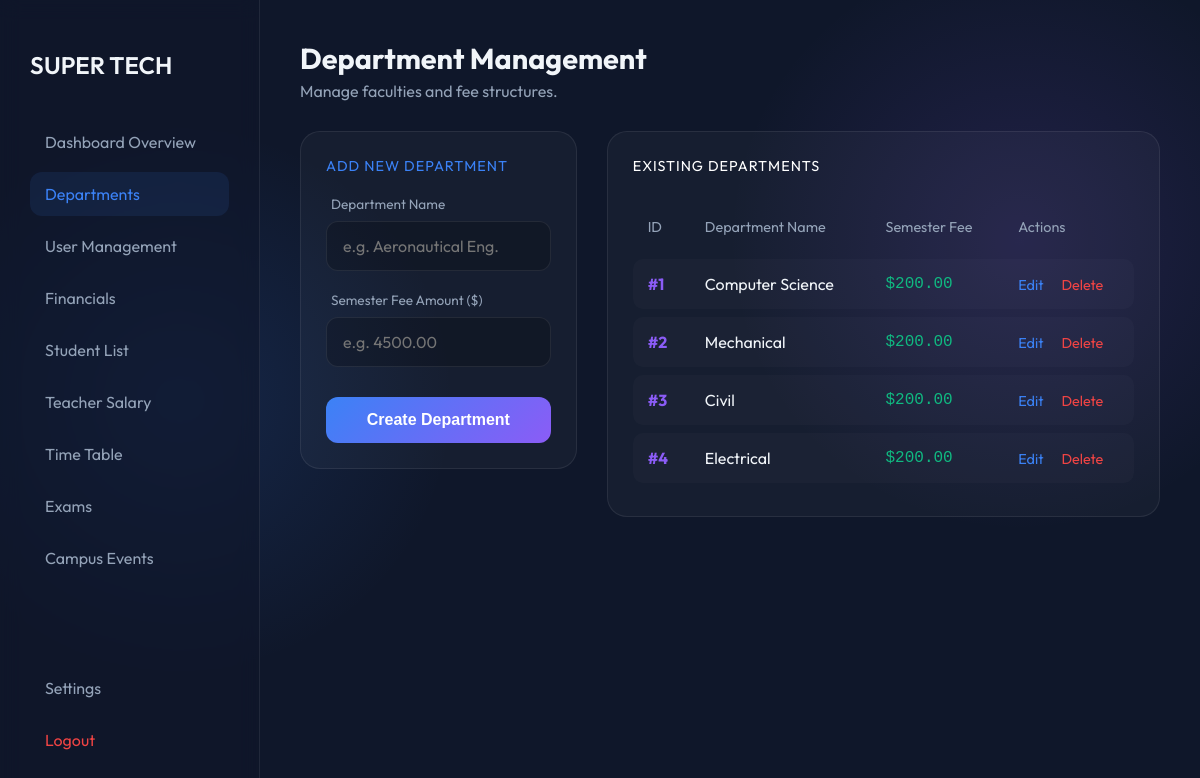
Screenshot of /departments.php (signed in) with the database file from the repository.
### tables this page shows
CREATE TABLE `departments` (
  `id` int(11) NOT NULL,
  `name` varchar(100) NOT NULL,
  `fees` decimal(10,2) DEFAULT 0.00
);

### departments.php (the view, shortened to what this page needs)
<?php
include 'db.php';
?>
<!DOCTYPE html>
<html>
<head>
    <link rel="stylesheet" href="style.css">
</head>
<body>
    <div class="dashboard-container">
        <div class="sidebar">
            <h2 style="margin-bottom: 40px; font-weight: 600;">SUPER TECH</h2>
            <nav>
                <a href="admin_dashboard.php" class="nav-item">Dashboard Overview</a>
                <a href="departments.php" class="nav-item active">Departments</a>
                <a href="user_management.php" class="nav-item">User Management</a>
                <a href="financials.php" class="nav-item">Financials</a>
                <a href="student_list.php" class="nav-item">Student List</a>
                <a href="teacher_salary.php" class="nav-item">Teacher Salary</a>
                <a href="timetable.php" class="nav-item">Time Table</a>
                <a href="exams.php" class="nav-item">Exams</a>
                <a href="admin_events.php" class="nav-item">Campus Events</a>
            </nav>
            <div style="margin-top: auto;">
            	<a href="settings.php" class="nav-item">Settings</a>
                <a href="logout.php" class="nav-item" style="color: #ef4444;">Logout</a>
            </div>
        </div>
        <div class="main-area">
            <div style="margin-bottom: 30px;">
                <h1 style="margin: 0; font-size: 1.8rem;">Department Management</h1>
                <p style="color: var(--text-muted); margin-top: 5px;">Manage faculties and fee structures.</p>
            </div>
            <div style="display: grid; grid-template-columns: 1fr 2fr; gap: 30px;">
                <div class="tech-card" style="height: fit-content;">
                    <h3 style="color: var(--accent-glow); margin-bottom: 20px;">Add New Department</h3>
                    <form method="POST">
                        <div class="input-group">
                            <label>Department Name</label>
                            <input type="text" name="dept_name" placeholder="e.g. Aeronautical Eng." required>
                        </div>
                        <div class="input-group">
                            <label>Semester Fee Amount ($)</label>
                            <input type="number" name="dept_fees" placeholder="e.g. 4500.00" step="0.01" required>
                        </div>
                        <button type="submit" name="add_dept" class="btn-tech">Create Department</button>
                    </form>
                </div>
                <div class="tech-card">
                    <h3 style="color: white; margin-bottom: 20px;">Existing Departments</h3>
                    <table>
                        <thead>
                            <tr>
                                <th>ID</th>
                                <th>Department Name</th>
                                <th>Semester Fee</th>
                                <th>Actions</th>
                            </tr>
                        </thead>
                        <tbody>
                            <?php
                            $sql = "SELECT * FROM departments";
                            $result = $conn->query($sql);
                            if ($result->num_rows > 0) {
                                while($row = $result->fetch_assoc()) {
                                    echo "<tr>
                                            <td style='color: var(--accent-secondary); font-weight:bold;'>#{$row['id']}</td>
                                            <td>{$row['name']}</td>
                                            <td style='color: #10b981; font-family: monospace; font-size: 1rem;'>
                                                $" . number_format($row['fees'], 2) . "
                                            </td>
                                            <td>
                                                <a href='edit_department.php?id={$row['id']}'
                                                   style='color: var(--accent-glow); text-decoration: none; font-size: 0.9rem; margin-right: 15px;'>
                                                   Edit
                                                </a>
                                                <a href='departments.php?delete={$row['id']}'
                                                   style='color: #ef4444; text-decoration: none; font-size: 0.9rem;'
                                                   onclick='return confirm(\"Are you sure you want to delete this department?\");'>
                                                   Delete
                                                </a>
                                            </td>
                                          </tr>";
                                }
                            } else {
                                echo "<tr><td colspan='4' style='text-align:center; color: var(--text-muted);'>No departments found.</td></tr>";
                            }
                            ?>
                        </tbody>
                    </table>
                </div>
            </div>
        </div>
    </div>
</body>
</html>

### style.css (style rules this page uses)
:root { --bg-deep: #0f172a; --accent-glow: #3b82f6; --accent-secondary: #8b5cf6; --text-main: #f1f5f9; --text-muted: #94a3b8; --glass-bg: rgba(255, 255, 255, 0.03); --glass-border: rgba(255, 255, 255, 0.08); --input-bg: rgba(0, 0, 0, 0.2); }
* { box-sizing: border-box; }
body { font-family: 'Outfit', sans-serif; margin: 0; background-color: var(--bg-deep); background-image: radial-gradient(circle at 15% 50%, rgba(59, 130, 246, 0.15), transparent 25%), radial-gradient(circle at 85% 30%, rgba(139, 92, 246, 0.15), transparent 25%); color: var(--text-main); height: 100vh; overflow: hidden; }
.input-group { margin-bottom: 20px; text-align: left; }
.input-group label { display: block; color: var(--text-muted); font-size: 0.85rem; margin-bottom: 8px; margin-left: 5px; }
.input-group input { width: 100%; padding: 14px 16px; background: var(--input-bg); border: 1px solid var(--glass-border); border-radius: 12px; color: white; font-family: 'Outfit', sans-serif; font-size: 1rem; transition: all 0.3s ease; }
.btn-tech { width: 100%; padding: 14px; margin-top: 10px; background: linear-gradient(135deg, var(--accent-glow), var(--accent-secondary)); color: white; border: none; border-radius: 12px; font-size: 1rem; font-weight: 600; cursor: pointer; transition: transform 0.2s, box-shadow 0.2s; }
.dashboard-container { display: flex; height: 100vh; }
.sidebar { width: 260px; background: rgba(15, 23, 42, 0.6); backdrop-filter: blur(10px); border-right: 1px solid var(--glass-border); padding: 30px; display: flex; flex-direction: column; }
.nav-item { display: flex; align-items: center; padding: 12px 15px; color: var(--text-muted); text-decoration: none; border-radius: 12px; margin-bottom: 8px; transition: 0.3s; }
.nav-item:hover, .nav-item.active { background: rgba(59, 130, 246, 0.1); color: var(--accent-glow); }
.main-area { flex: 1; padding: 40px; overflow-y: auto; }
.tech-card { background: var(--glass-bg); border: 1px solid var(--glass-border); border-radius: 20px; padding: 25px; margin-bottom: 25px; transition: all 0.3s cubic-bezier(0.4, 0, 0.2, 1); position: relative; }
.tech-card h3 { margin-top: 0; font-weight: 400; color: var(--text-muted); font-size: 0.9rem; text-transform: uppercase; letter-spacing: 1px; }
table { width: 100%; border-collapse: separate; border-spacing: 0 8px; }
th { text-align: left; color: var(--text-muted); padding: 15px; font-weight: 400; font-size: 0.9rem; }
td { background: rgba(255,255,255,0.02); padding: 15px; }
td:first-child { border-radius: 10px 0 0 10px; }
td:last-child { border-radius: 0 10px 10px 0; }

### rows the page displays
departments: id "1", name "Computer Science", fees "200.00"
departments: id "2", name "Mechanical", fees "200.00"
departments: id "3", name "Civil", fees "200.00"
departments: id "4", name "Electrical", fees "200.00"
